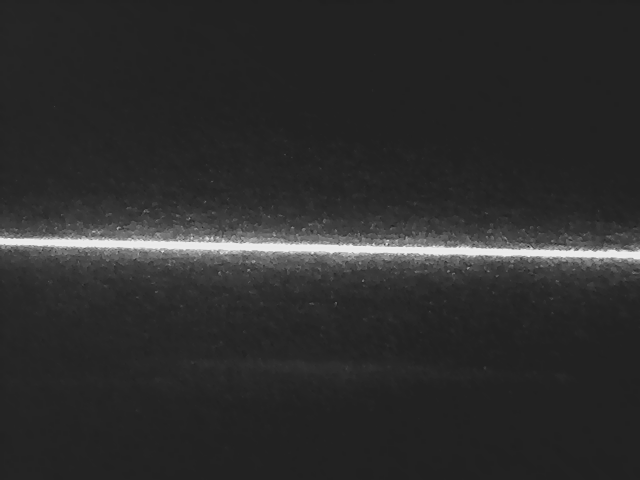
//> input picture samples/data/laser/laser.bmp, 640 x 480 px
$ ./testLaser   (built with g++ and OpenCV 4)
//> lines starting //> are read from the running program, lines starting //| are printed output that depends on the picture; after the words box and inside, x2 and y2 are one past the last pixel; in counts of white or black regions, pixels touching at a corner belong together
### modules/cv/laser/laser.h
#ifndef OPENJA_CV_LASER_H_
#define OPENJA_CV_LASER_H_

#include <iostream>
#include <opencv2/opencv.hpp>
#include "config.h"           //preprocessor
/// CV_CALIB_EXPORT
#ifdef CV_LASER_EXPORT
#define  LASER_API __declspec(dllexport)
#else
#define LASER_API __declspec(dllimport)
#endif

using namespace std;

namespace JA{
	namespace CV{
		class LASER_API Laser
		{
		public:
			static bool LaserWidthDetect(cv::Mat img, bool& result, std::vector<cv::Point>& lPoints);
			static bool LaserAngleDetect(std::vector<cv::Point> points, bool& result);
			static bool LaserLengthDetect(std::vector<cv::Point> points, bool& result);

		};
	}
}

#endif

### modules/cv/laser/laser.cpp
#include "Laser.h"
#include <stdint.h>

using namespace JA::CV;

const int LASER_THRESHOLD = 250;
const int STANDARD_WIDTH = 9;
const int STANDARD_ANGLE = 10;
const int STANDARD_LENGTH = 160;

LASER_API bool Laser::LaserWidthDetect(cv::Mat img, bool& result, std::vector<cv::Point>& lPoints)
{
	cv::Mat grayImg, detectedEdges;
	///image preprocess
	cvtColor(img, grayImg, cv::COLOR_BGR2GRAY);
	threshold(grayImg, detectedEdges, 140, 255, cv::THRESH_BINARY);

	///find all widths of two laser contour
	std::vector<int> laserWidths;
	int x = 0;
	for (; x < detectedEdges.cols; ++x)
	{
		int y = 0;
		int yResutlts = 0;
		int maxLineWidth = 0;
		int yPreviousValidDot = 0;
		int currentLineWidth = 0;

		for (; y < detectedEdges.rows; ++y)
		{
			uint8_t *pData = detectedEdges.ptr<uint8_t>(y) +x;
			if (*pData > LASER_THRESHOLD)
			{
				if (yPreviousValidDot >= y - 2)              //if the two-point gap is more than 1, discard the valid dot!
				{
					currentLineWidth++;
				}
				else
				{
					currentLineWidth = 1;
				}
				yPreviousValidDot = y;

				if (currentLineWidth > maxLineWidth)
				{
					maxLineWidth = currentLineWidth;
					yResutlts = y;
				}
			}
		}

		if (yResutlts > 0.01)
		{
			yResutlts = yResutlts - maxLineWidth / 2;               //midpoint
			lPoints.push_back(cv::Point(x, yResutlts));
		}
		laserWidths.push_back(maxLineWidth);
	}

	///judge the width
	for (std::vector<int>::iterator laserWidth = laserWidths.begin(); laserWidth != laserWidths.end(); ++laserWidth)
	{
		if (abs(*laserWidth - STANDARD_WIDTH) > 2)
		{
			result = false;
			break;
		}
		else
			result = true;
	}
	return result;
}

LASER_API bool Laser::LaserAngleDetect(std::vector<cv::Point> points, bool& result)
{
	cv::Vec4f line;
	cv::fitLine(points, line, cv::DIST_L2, 0, 0.01, 0.01);

	double k = line[1] / line[0];       //straight slope
	double laserAngle = atan(k) / CV_PI * 180;

	///judge the angle
	if (laserAngle > STANDARD_ANGLE)
		result = false;
	else
		result = true;

	return result;
}

LASER_API bool Laser::LaserLengthDetect(std::vector<cv::Point> points, bool& result)
{
	int end = points.size();
	int x0 = points[0].x;
	int y0 = points[0].y;

	int x1 = points[end - 1].x;
	int y1 = points[end - 1].y;

	double laserLengthSquare = powf((x0, x1), 2) + powf((y0, y1), 2);
	double laserLength = sqrt(laserLengthSquare);

	///judge the length
	if (abs(laserLength - STANDARD_LENGTH) > 10)
		result = false;
	else
		result = true;

	return result;
}

### samples/testLaser.cpp
#include "laser.h"

using namespace JA::CV;

int main()
{
	cv::Mat srcImg = cv::imread("laser.bmp");
//> srcImg is the input picture: 480 rows x 640 cols, CV_8UC3; min 27, max 235, mean 45.3
	if (srcImg.empty())
	{
		std::cout << "An invalid input!";
		return -1;
	}

	bool widthResult = true;
	bool lengthResult = true;
	bool angleResult = true;
	std::vector<cv::Point> lPoints;

	//////////////////////////////////width judge////////////////////////////////////////
	Laser::LaserWidthDetect(srcImg, widthResult, lPoints);
//> in LaserWidthDetect, `threshold(grayImg, detectedEdges, 140, 255, cv::THRESH_BINARY);`:
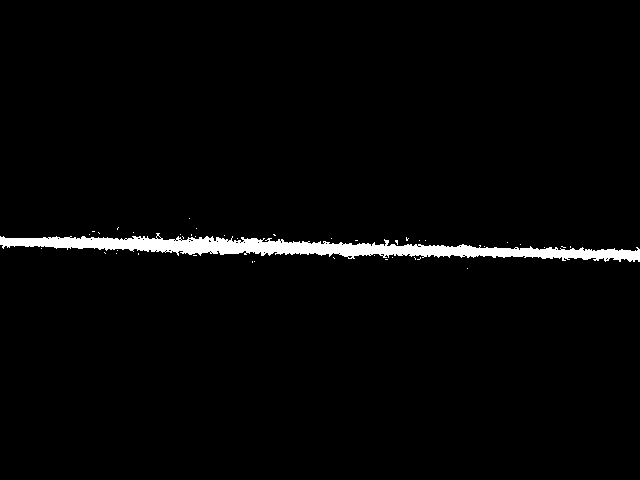
//> detectedEdges: 480 rows x 640 cols, CV_8UC1; 2.4% white; 42 white regions (41 under 20 px), largest, box (x1, y1, x2, y2) and area: (0, 233, 640, 262) 7216
//> the loop in LaserWidthDetect, `for (; x < detectedEdges.cols; ++x)` made 640 passes
//> (currentLineWidth, yPreviousValidDot, maxLineWidth, yResutlts) on passes 1 to 12: (9, 244, 9, 240), (8, 244, 8, 240), (10, 247, 10, 242), (13, 248, 13, 242), (10, 246, 10, 241), (8, 245, 8, 241), (8, 245, 8, 241), (10, 247, 10, 242), (9, 246, 9, 242), (10, 247, 10, 242), (8, 245, 8, 241), (8, 245, 8, 241)
//> yResutlts on passes 61 to 66: 242, 242, 242, 242, 242, 242
//> after the loop in LaserWidthDetect, `for (; x < detectedEdges.cols; ++x)`: x = 640; lPoints = 640 Points (x, y), first 12: [0, 240], [1, 240], [2, 242], [3, 242], [4, 241], [5, 241], [6, 241], [7, 242], [8, 242], [9, 242], [10, 241], [11, 241]; laserWidths = 640 values, max 19 at index 178, min 7 at index 511, mean 11.24
//> the loop in LaserWidthDetect, `for (std::vector<int>::iterator laserWidth = laserWidths.begin(); lase..` made 4 passes
//> widthResult = false
	if (!widthResult)
		std::cout << "The width of the laser is unqualified!" << std::endl;
	else
		std::cout << "The width of the laser is qualified!" << std::endl;

	//////////////////////////////////angle judge////////////////////////////////////////
	Laser::LaserAngleDetect(lPoints, angleResult);
//> in LaserAngleDetect, `cv::fitLine(points, line, cv::DIST_L2, 0, 0.01, 0.01);`: line = [1, 0.0218, 319.5, 247.7]
//> in LaserAngleDetect, `double k = line[1] / line[0];`: k = 0.0218
//> in LaserAngleDetect, `double laserAngle = atan(k) / CV_PI * 180;`: laserAngle = 1.25
	if (!angleResult)
		std::cout << "The angle of the laser is unqualified!" << std::endl;
	else
		std::cout << "The angle of the laser is qualified!" << std::endl;
	//CV_Assert(widthResult);

	//////////////////////////////////length judge////////////////////////////////////////
	Laser::LaserLengthDetect(lPoints, lengthResult);
//> in LaserLengthDetect, `int end = points.size();`: end = 640
//> in LaserLengthDetect, `int x0 = points[0].x;`: x0 = 0
//> in LaserLengthDetect, `int y0 = points[0].y;`: y0 = 240
//> in LaserLengthDetect, `int x1 = points[end - 1].x;`: x1 = 639
//> in LaserLengthDetect, `int y1 = points[end - 1].y;`: y1 = 255
//> in LaserLengthDetect, `double laserLengthSquare = powf((x0, x1), 2) + powf((y0, y1), 2);`: laserLengthSquare = 473346
//> in LaserLengthDetect, `double laserLength = sqrt(laserLengthSquare);`: laserLength = 688
//> lengthResult = false
	if (!lengthResult)
		std::cout << "The length of the laser is unqualified!" << std::endl;
	else
		std::cout << "The length of the laser is qualified!" << std::endl;

	//cv::waitKey(0);						//only works if there is at least one HighGUI window created and the window is active
	system("pause");
	return 0;
}
